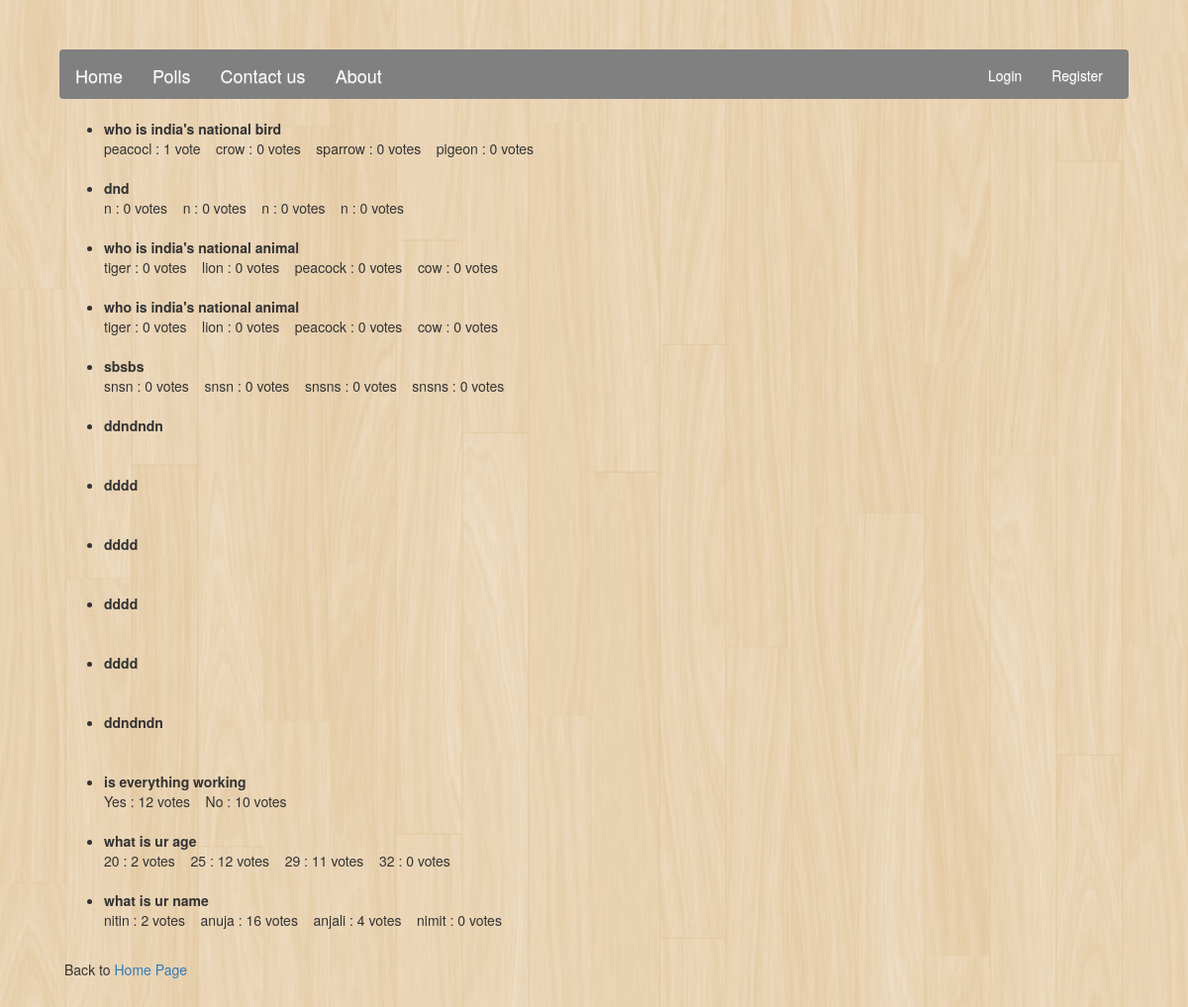
Screenshot of /showresults/ with the database file from the repository.
### pollmanagement/models.py (models this page shows, shortened)
class Question(models.Model):
    question_text = models.CharField(max_length=300)
    pub_date = models.DateTimeField('date published')

class Choice(models.Model):
    question = models.ForeignKey(Question)
    choice_text = models.CharField(max_length=60)
    votes = models.IntegerField(default=0)

### pollmanagement/views.py (the view)
# urls.py: url(r'^showresults/$', views.showresults),
def showresults(request):
	latest_questions = Question.objects.order_by('-pub_date')
	context = {'latest_questions':latest_questions}
	return render(request, 'pollmanagement/showResults.html', context)

### pollmanagement/templates/pollmanagement/showResults.html
{% extends 'pollmanagement/base.html' %}
{% block main_content %}
{% if latest_questions %}
	<ul>
		{% for question in latest_questions %}
			<li><b>{{question.question_text}}</b></a></li>
			{% for choice in question.choice_set.all %}
				{{choice.choice_text}} : {{choice.votes}} vote{{ choice.votes | pluralize}} &nbsp;&nbsp;
			{% endfor %}
			<br>
			<br>
		{% endfor %}
	</ul>
{% else %}
	<p>No question's yet. Please create few.</p>
{% endif %}
Back to <a href="/"> Home Page </a>
{% endblock %}

### pollmanagement/templates/pollmanagement/base.html (shortened to what this page needs)
<!DOCTYPE html>
<html lang="en">
<head>
	{% if not user.is_authenticated %}
		{% include "pollmanagement/header.html" %}
	{% elif user.is_superuser %}
		{% include "pollmanagement/superuserHeader.html" %}
	{% else %}
		{% include "pollmanagement/loggedinHeader.html" %}
	{% endif %}
</head>
<body>
<div class="container">
{% block main_content %}
{% endblock %}
</div>
</body>
</html>

### pollmanagement/templates/pollmanagement/header.html (shortened to what this page needs)
<!DOCTYPE html>
<html lang="en">
<head>
	<link rel="stylesheet" href="https://maxcdn.bootstrapcdn.com/bootstrap/3.3.6/css/bootstrap.min.css">
	<link rel="stylesheet" href="https://maxcdn.bootstrapcdn.com/bootstrap/3.3.6/css/bootstrap-theme.min.css">
	<link rel="stylesheet" href="//maxcdn.bootstrapcdn.com/font-awesome/4.2.0/css/font-awesome.min.css">
	{% load staticfiles %}
	<link rel='stylesheet' href="{% static 'css/headerstyle.css' %}"/>
	<nav class="navbar navbar-light bg-transparent">
		<div class="nav navbar-nav">
		    <li class="nav-item active">
        		<a class="navbar-brand" href="/">Home<span class="sr-only">(current)</span></a>
      		</li>
      		<li class="nav-item active">
        		<a class="navbar-brand" href="/polls">Polls</a>
      		</li>
      		<li class="nav-item">
        		<a class="navbar-brand" href="/contact">Contact us</a>
      		</li>
      		<li class="nav-item">
        		<a class="navbar-brand" href="/about">About</a>
      		</li>
	  	</div>
 		<ul class="nav navbar-nav navbar-right">
 			<li class="nav-item">
				<a href="/accounts/login/"> Login </a>
			</li>
			<li class="nav-item">
				<a href="/registration/register/"> Register </a>
			</li>
        </ul>
	</nav>
</head>
<body>
</body>
</html>

### pollmanagement/static/css/headerstyle.css (style rules this page uses)
.navbar-nav > li > a { color: #fff; }
.navbar { margin-left: 10px; margin-right: 10px; max-height: 50px; background-color: #808080; border-color: transparent; }
.navbar .navbar-right { margin-right: 10px; }
body { background: url('/static/images/home/background.png') no-repeat center fixed; -webkit-background-size: cover; -moz-background-size: cover; -o-background-size: cover; background-size: cover; padding:50px; }

### rows the page displays
Question: question_text "who is india's national bird"
Choice: choice_text "peacocl", votes "1"
Choice: choice_text "crow", votes "0", votes|pluralize "s"
Choice: choice_text "sparrow", votes "0", votes|pluralize "s"
Choice: choice_text "pigeon", votes "0", votes|pluralize "s"
Question: question_text "dnd"
Choice: choice_text "n", votes "0", votes|pluralize "s"
Choice: choice_text "n", votes "0", votes|pluralize "s"
Choice: choice_text "n", votes "0", votes|pluralize "s"
Choice: choice_text "n", votes "0", votes|pluralize "s"
Question: question_text "who is india's national animal"
Choice: choice_text "tiger", votes "0", votes|pluralize "s"
Choice: choice_text "lion", votes "0", votes|pluralize "s"
Choice: choice_text "peacock", votes "0", votes|pluralize "s"
Choice: choice_text "cow", votes "0", votes|pluralize "s"
Question: question_text "who is india's national animal"
Choice: choice_text "tiger", votes "0", votes|pluralize "s"
Choice: choice_text "lion", votes "0", votes|pluralize "s"
Choice: choice_text "peacock", votes "0", votes|pluralize "s"
Choice: choice_text "cow", votes "0", votes|pluralize "s"
Question: question_text "sbsbs"
Choice: choice_text "snsn", votes "0", votes|pluralize "s"
Choice: choice_text "snsn", votes "0", votes|pluralize "s"
Choice: choice_text "snsns", votes "0", votes|pluralize "s"
Choice: choice_text "snsns", votes "0", votes|pluralize "s"
Question: question_text "ddndndn"
Question: question_text "dddd"
Question: question_text "dddd"
Question: question_text "dddd"
Question: question_text "dddd"
Question: question_text "ddndndn"
Question: question_text "is everything working"
Choice: choice_text "Yes", votes "12", votes|pluralize "s"
Choice: choice_text "No", votes "10", votes|pluralize "s"
Question: question_text "what is ur age"
Choice: choice_text "20", votes "2", votes|pluralize "s"
Choice: choice_text "25", votes "12", votes|pluralize "s"
Choice: choice_text "29", votes "11", votes|pluralize "s"
Choice: choice_text "32", votes "0", votes|pluralize "s"
Question: question_text "what is ur name"
Choice: choice_text "nitin", votes "2", votes|pluralize "s"
Choice: choice_text "anuja", votes "16", votes|pluralize "s"
Choice: choice_text "anjali", votes "4", votes|pluralize "s"
Choice: choice_text "nimit", votes "0", votes|pluralize "s"
